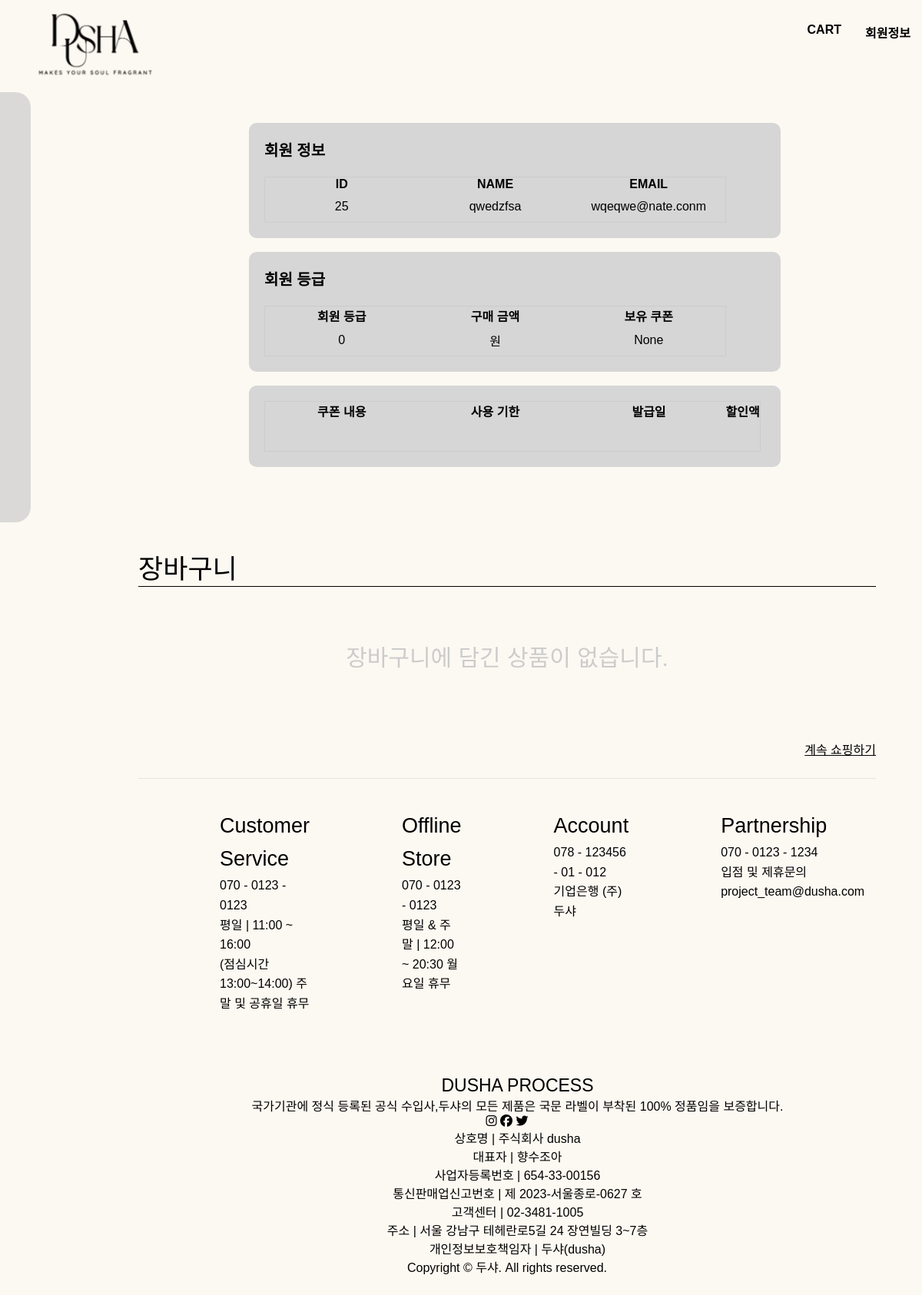
The app's page /25/ with its own data.
### common/models.py (models this page shows, shortened)
class User(AbstractUser):
    pass

class Member(models.Model):
    email = models.OneToOneField(User, on_delete=models.CASCADE, related_name='member')
    nickname = models.CharField(max_length=20)
    phone = models.IntegerField(null=True)
    address = models.CharField(max_length=50, null=True)
    birth = models.DateField(null=True)
    user_grade = models.CharField(default=0, max_length=50 ) # normal, platinum, mvp (3등급)
    coupon = models.ForeignKey(Coupon, on_delete=models.SET_NULL, null=True, blank=True)

### common/views.py (the view)
# urls.py: path('', views.detail, name='detail'),
def detail(request, id):
    user = get_user_model()
    user = get_object_or_404(user, id=id)
    context = {
        'user': user
    }
    return render(request, 'common/detail.html', context)

### templates/common/detail.html (shortened to what this page needs)
{% extends 'base.html' %}
{% load humanize %}
{% block content %}
<section id="wrap">
    <div id="user-detail-wrap">
        <div class="user-info-grade">
            <div class="speech-bubble">
                <h2><b>회원 정보</b></h2>
                <table class="user-info-table">
                    <col style="width:200px;">
                    <col style="width:200px;">
                    <col style="width:200px;">
                    <thead>
                    <th>ID</th>
                    <th>NAME</th>
                    <th>EMAIL</th>
                    </thead>
                    <tbody>
                    <td>{{ user.id }}</td>
                    <td>{{ user.username }}</td>
                    <td>{{ user.email }}</td>
                    </tbody>
                </table>
            </div>
            <br><br>
            <div class="speech-bubble">
                <h2><b>회원 등급</b></h2>
                <table class="user-grade-table">
                    <col style="width:200px;">
                    <col style="width:200px;">
                    <col style="width:200px;">
                    <thead>
                    <th>회원 등급</th>
                    <th>구매 금액</th>
                    <th>보유 쿠폰</th>
                    </thead>
                    <tbody>
                    <tr>
                        <td>{{ user.member.user_grade }}</td>
                        <td>{{total|intcomma}}원</td>
                        <td>{{ user.member.coupon }}</td>
                    </tr>
                    </tbody>
                </table>
            </div>
            <br><br>
            <div class="speech-bubble">
                <table class="user-grade-table">
                    <col style="width:200px;">
                    <col style="width:200px;">
                    <col style="width:200px;">
                    <thead>
                    <th>쿠폰 내용</th>
                    <th>사용 기한</th>
                    <th>발급일</th>
                    <th>할인액</th>
                    </thead>
                    <tbody>
                    <tr>
                        <td> {{user.member.coupon.coupon_name}}</td>
                        <td>{{user.member.coupon.use_to|date:"Y년 m월 d일"}}</td>
                        <td>{{user.member.coupon.use_from|date:"Y년 m월 d일"}}</td>
                        <td>{{user.member.coupon.discount}}</td>
                    </tr>
                    </tbody>
                </table>
            </div>
        </div>
    </div>
    <div class="cart">
        <div class="user-cart">
            {% if not cart %}
            <div class="user-cart-off">
                <h2>장바구니</h2>
                <table class="user-cart-off-table">
                    <thead>
                    <td>장바구니에 담긴 상품이 없습니다.</td>
                    </thead>
                </table>
                <a href="/item">계속 쇼핑하기</a>
            </div>
        {% endif %}
    </div>
    {% include 'footer.html' %}
</section>
{% endblock %}

### static/css/styleY.css (style rules this page uses)
body { background-color: #fcf9f2; font-family: 'Noto Sans KR', sans-serif; }
#wrap { position: absolute; top: 20vh ; left:15vw; width: 80%; margin: auto; }
body, ul, li { margin: 0; padding: 0; list-style: none; }
a { color: inherit; text-decoration: none; }
:root { --side-bar-width: 200px; --side-bar-height: 70vh; }
:root { --white: #e9e9e9; --gray: #333; --blue: #0367a6; --lightblue: #008997; --button-radius: 0.7rem; --max-width: 758px; --max-height: 420px; font-size: 16px; font-family: -apple-system, BlinkMacSystemFont, "Segoe UI", Roboto, Oxygen, Ubuntu, Cantarell, "Open Sans", "Helvetica Neue", sans-serif; }
#user-detail-wrap { width: 70%; margin: 0 auto; padding-bottom: 20px; }
#user-detail-wrap h2 { height: 40px; font-size: 20px; }
.user-info-grade { width: 100%; }
.user-info-grade div { display: inline-block; }
.user-cart .user-cart-off h2 { margin-top:80px; }
.user-cart .user-cart-off .user-cart-off-table { width: 100%; height: 180px; }
.user-cart .user-cart-off a { float: right; margin-top: 20px; text-decoration: underline; }
.user-cart .user-cart-off .user-cart-off-table td { border-top: 1px solid #000; text-align: center; font-size: 30px; color: #ccc; }
.order-coupon-on-table th, td { border: none; height: 40px; }
.speech-bubble { padding: 10px; background: #d6d6d6; border-radius: 10px; width: 100%; }
.speech-bubble h2 { margin: 10px; }
.speech-bubble table { border: 1px solid #ccc; margin: 10px; text-align: center; }

### static/css/index.css (style rules this page uses)
* { font-family: 'Noto Sans KR', sans-serif; list-style: none; text-decoration: none; border-collapse: collapse; margin: 0px; padding: 0px; color: #000; }
h2 { font-size: 35px; font-weight: 100; }

### records on screen
User: id "25", username "qwedzfsa", email "wqeqwe@nate.conm", member.user_grade "0", member.coupon "None"
